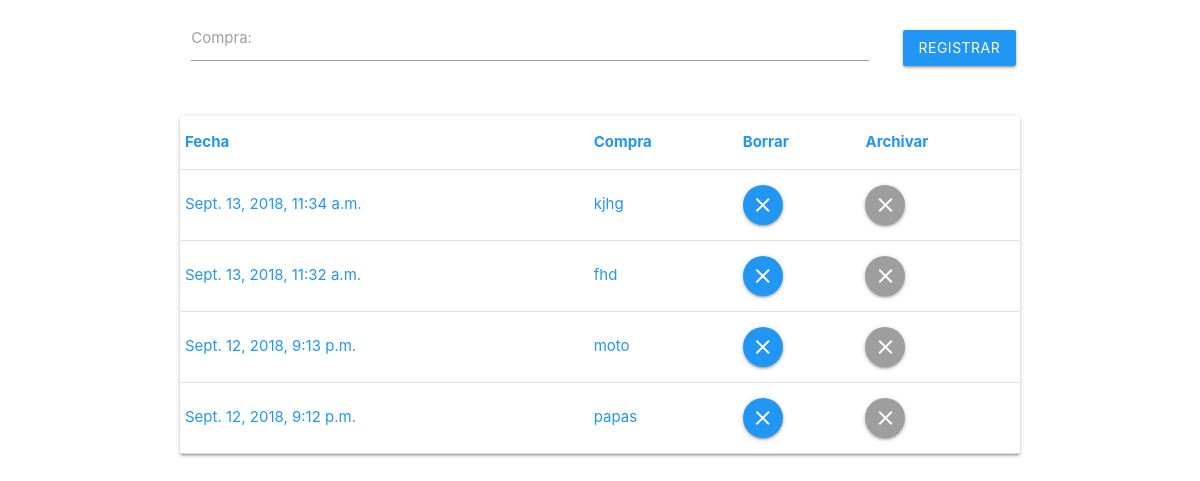
/, run on an earlier commit of the app's database.
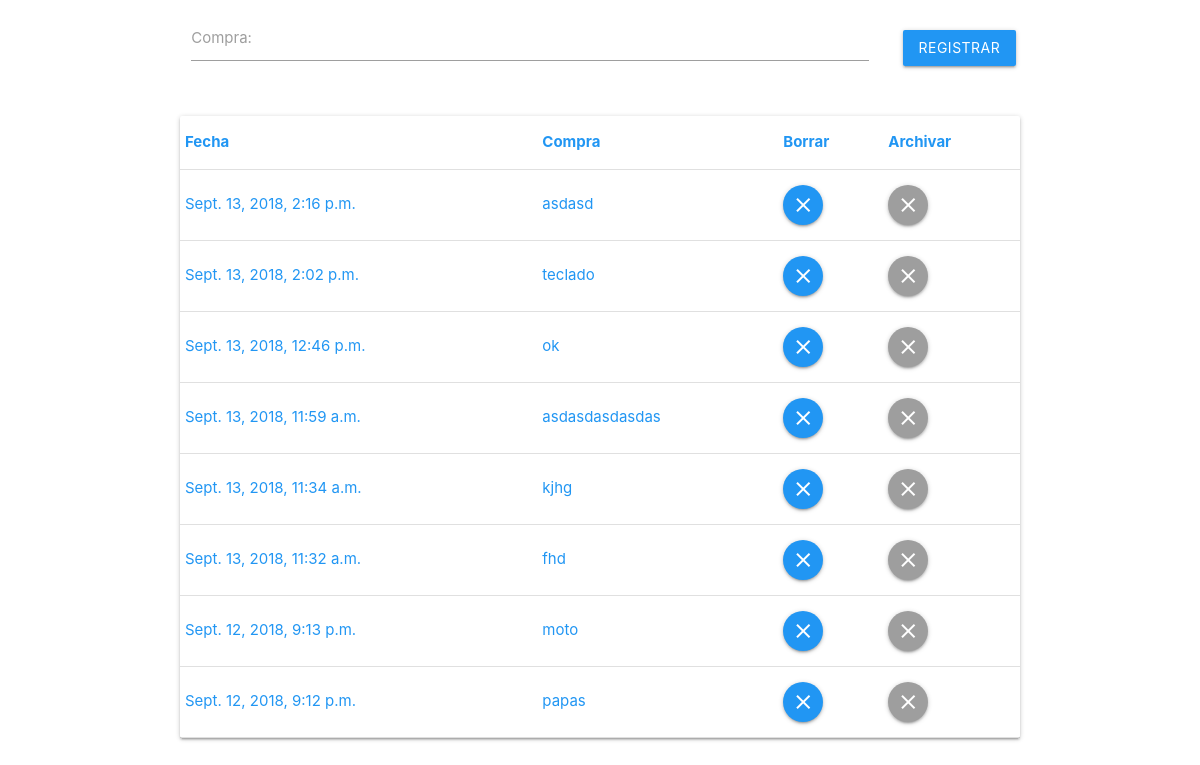
And on a later commit of the database.
### Registro_Compras/models.py (models this page shows)
class Registros(models.Model):
	fecha = models.DateTimeField(auto_now_add=True)
	compra = models.CharField(max_length=100)
	archive = models.BooleanField(default=False)

### Registro_Compras/views.py (the view)
# urls.py: url(r'^$', tabla, name='index'),
def tabla(request):
    context = {}
    context['Registros'] = Registros.objects.all().filter(archive=False)[::-1]
    context['form'] = PostForm()
    return render(request, 'Tabla.html', context)

### Registro_Compras/forms.py
class PostForm(forms.ModelForm):
    class Meta:
        model = Registros
        fields = ('compra',)

### Registro_Compras/templates/Tabla.html (shortened to what this page needs)
<!DOCTYPE html>
<html>
<head>
    <link rel="stylesheet" href="https://cdnjs.cloudflare.com/ajax/libs/materialize/1.0.0/css/materialize.min.css">
    <link type="text/css" rel="stylesheet" href="css/materialize.min.css"  media="screen,projection"/>
</head>
<body>
<div class="container">
    <form action="{%url 'post'%}" method="post">
        <div class="row">
            <div class="input-field col s10">
                {{ form }}
            </div>
            <div class="input-field col s2" align="right">
                <div class="input-field col s12">
                    <button type="submit" class="btn blue">Registrar</button>
                </div>
            </div>
        </div>
    </form>
    <div class="card light-grey blue-text">
        <table class="highlight">
        	<thead>
                <tr>
                    <th>Fecha</th>
                    <th>Compra</th>
                    <th>Borrar</th>
                    <th>Archivar</th>
                </tr>
            </thead>
            <tbody>
                {% for rg in Registros %}
                    <tr>
                    	<td>{{ rg.fecha }}</td>
                    	<td>{{ rg.compra }}</td>
                        <td><a class="btn-floating btn waves-effect waves-light blue" href="/delete/{{ rg.id }}"><i class="material-icons">close</i></a></td>
                        <td><a class="btn-floating btn waves-effect waves-light grey" href="/archive/{{ rg.id }}"><i class="material-icons">clear</i></a></td>
                    </tr>
                {% endfor %}
            </tbody>
        </table>
    </div>
</div>
</body>
</html>

What changed in the data, as far as the page shows it:
added Registros: fecha "Sept. 13, 2018, 2:16 p.m.", compra "asdasd"
added Registros: fecha "Sept. 13, 2018, 2:02 p.m.", compra "teclado"
added Registros: fecha "Sept. 13, 2018, 12:46 p.m.", compra "ok"
added Registros: fecha "Sept. 13, 2018, 11:59 a.m.", compra "asdasdasdasdas"
